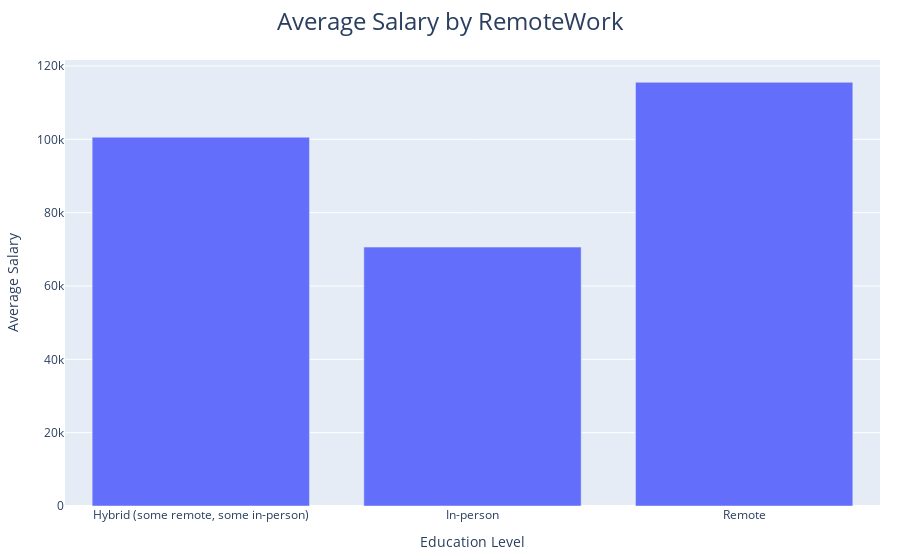

This figure's notebook cell:
### Code cell
avg_salary = df2023.groupby('RemoteWork')['SalaryUSD'].mean().reset_index()
fig_bar = px.bar(avg_salary, x='RemoteWork', y='SalaryUSD', 
                  title="Average Salary by RemoteWork",
                  labels={'SalaryUSD': 'Average Salary', 'RemoteWork': 'Education Level'})
fig_bar.update_layout(title_x=0.5, title_font=dict(size=24), margin=dict(t=60, b=20, l=20, r=20))

### Figure 1 — Plotly figure (JSON) as saved in the notebook; plotly's stock layout.template omitted (floating-point values rounded to 4 significant figures)
{"data": [{"alignmentgroup": "True", "hovertemplate": "Education Level=%{x}<br>Average Salary=%{y}<extra></extra>", "legendgroup": "", "marker": {"color": "#636efa", "pattern": {"shape": ""}}, "name": "", "offsetgroup": "", "orientation": "v", "showlegend": false, "textposition": "auto", "type": "bar", "x": ["Hybrid (some remote, some in-person)", "In-person", "Remote"], "xaxis": "x", "y": [100600.0, 70620.0, 115600.0], "yaxis": "y"}], "layout": {"barmode": "relative", "legend": {"tracegroupgap": 0}, "margin": {"b": 20, "l": 20, "r": 20, "t": 60}, "title": {"font": {"size": 24}, "text": "Average Salary by RemoteWork", "x": 0.5}, "xaxis": {"anchor": "y", "domain": [0, 1], "title": {"text": "Education Level"}}, "yaxis": {"anchor": "x", "domain": [0, 1], "title": {"text": "Average Salary"}}}}
